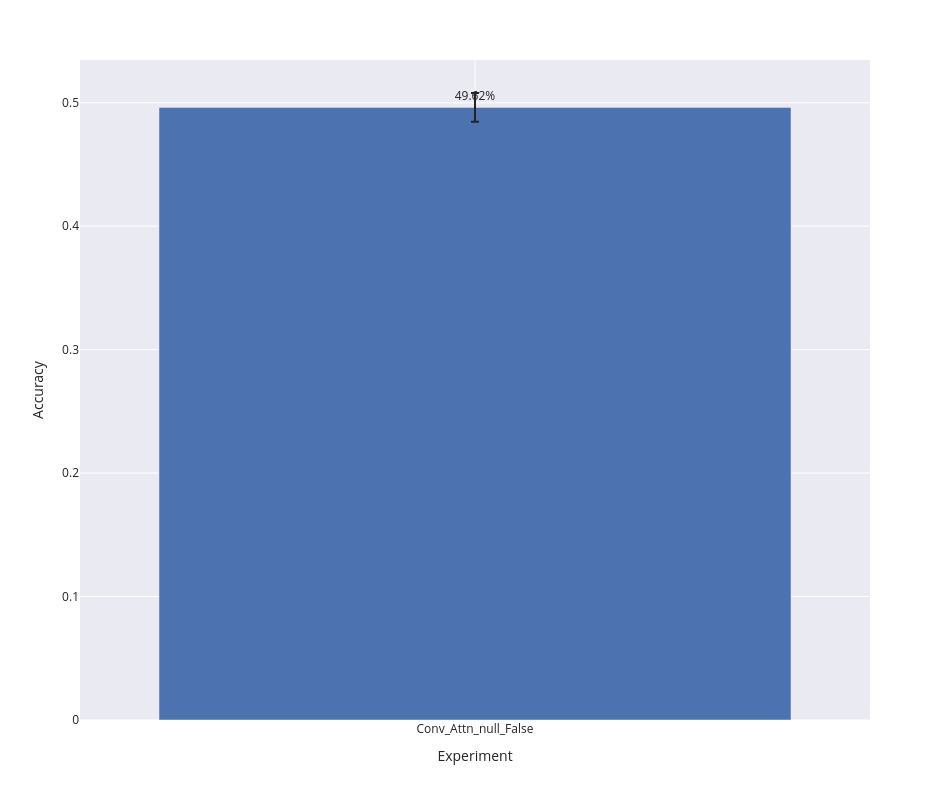

Source (notebook cell):
### Code cell
bar_plot(row_wise_metrics_agg, 'accuracy')

### Figure 1 — Plotly figure (JSON) as saved in the notebook; plotly's stock layout.template omitted (floating-point values rounded to 4 significant figures)
{"data": [{"alignmentgroup": "True", "error_y": {"array": [0.01165]}, "hovertemplate": "expr=%{x}<br>accuracy_mean=%{text}<extra></extra>", "legendgroup": "", "marker": {"color": "rgb(76,114,176)", "pattern": {"shape": ""}}, "name": "", "offsetgroup": "", "orientation": "v", "showlegend": false, "text": [0.4962], "textposition": "outside", "texttemplate": "%{text:.2%}", "type": "bar", "x": ["Conv_Attn_null_False"], "xaxis": "x", "y": [0.4962], "yaxis": "y"}], "layout": {"barmode": "group", "height": 800, "legend": {"tracegroupgap": 0}, "margin": {"t": 60}, "width": 950, "xaxis": {"anchor": "y", "domain": [0, 1], "title": {"text": "Experiment"}}, "yaxis": {"anchor": "x", "domain": [0, 1], "title": {"text": "Accuracy"}}}}
